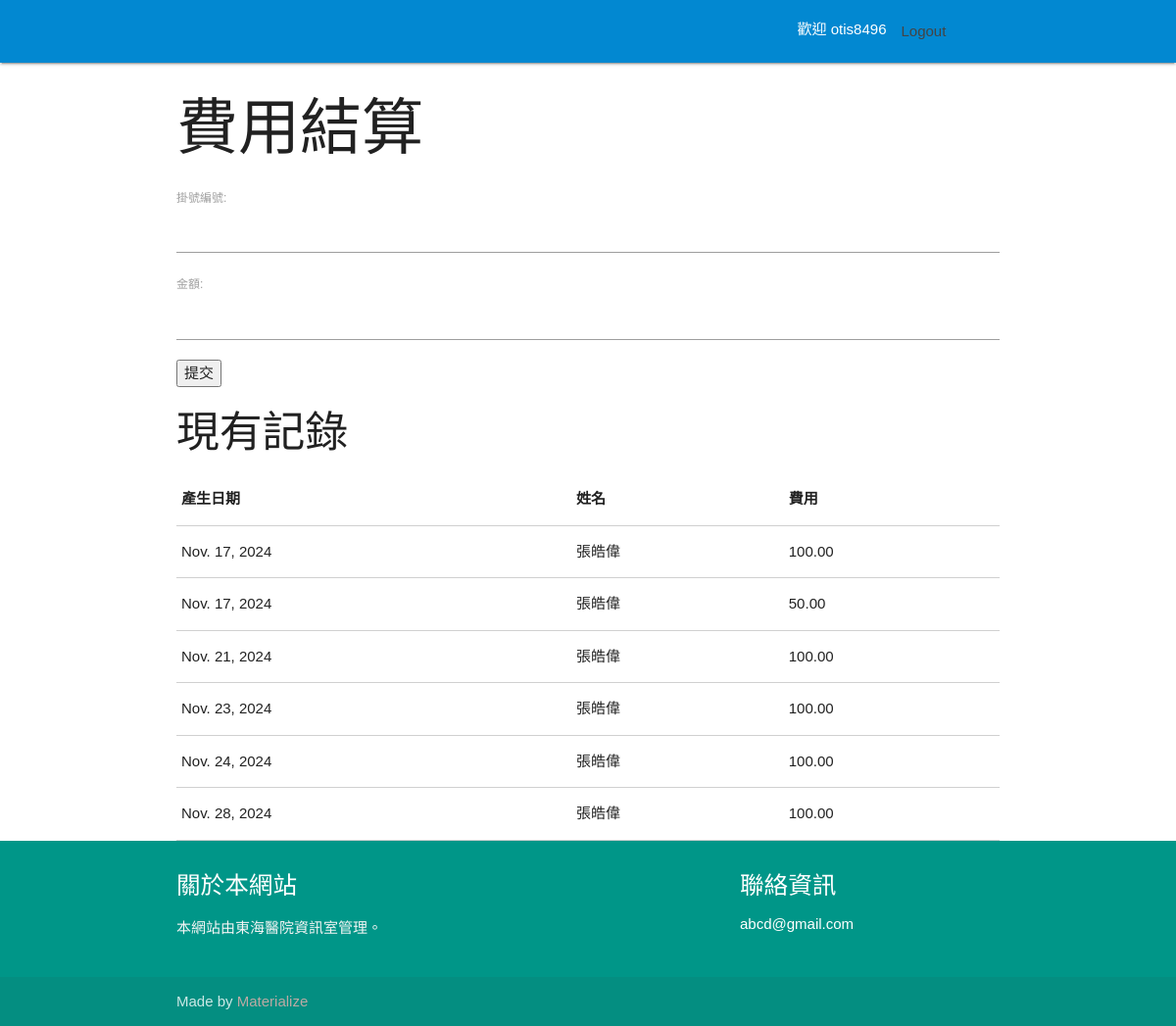
Screenshot of /billing/billing_interface/ (signed in) with the database file from the repository.
### appointments/models.py (models this page shows)
class User(AbstractUser):
    ROLE_CHOICES = [
        ('patient', 'Patient'),  # 病人的角色
        ('doctor', 'Doctor'),    # 醫生的角色
    ]
    role = models.CharField(max_length=10, choices=ROLE_CHOICES, default='patient')  # 使用者的角色，預設為 'patient'
    age = models.PositiveIntegerField(null=True, blank=True)  # 使用者的年齡，選填
    gender = models.CharField(max_length=1, choices=[('M', 'Male'), ('F', 'Female')], null=True, blank=True)  # 使用者的性別，選填，男或女

class Appointment(models.Model):
    appointment_id = models.CharField(max_length=8, unique=True, null=True, blank=True)  # 預約的唯一識別碼，最多 8 個字元，可為空
    patient = models.ForeignKey(Patient, on_delete=models.CASCADE, db_column="patient_id")  # 外鍵，指向病人，當病人被刪除時，所有與其相關的預約也會被刪除
    doctor = models.ForeignKey(Doctor, on_delete=models.CASCADE, db_column="doctor_id")  # 外鍵，指向醫生，當醫生被刪除時，所有與其相關的預約也會被刪除
    date = models.DateTimeField()  # 預約的日期和時間
    description = models.TextField()  # 預約的描述，記錄病人或醫生的相關註解

class Patient(models.Model):
    patient_id = models.CharField(max_length=8, unique=True, null=True, blank=True)  # 病人的唯一識別碼，最多 8 個字元，可為空
    name = models.CharField(max_length=100)  # 病人的姓名，最多 100 個字元
    dob = models.DateField()  # 病人的出生日期
    phone = models.CharField(max_length=15)  # 病人的電話號碼，最多 15 個字元
    gender = models.CharField(max_length=10, choices=[('M', 'Male'), ('F', 'Female')])  # 病人的性別，選擇男或女
    age = models.IntegerField(null=False, default=18)  # 病人的年齡，默認為 18

### billing/models.py (models this page shows, shortened)
class BillingRecord(models.Model):
    appointment = models.OneToOneField(Appointment, on_delete=models.CASCADE)
    amount = models.DecimalField(max_digits=10, decimal_places=2)
    date_created = models.DateField(auto_now_add=True)

### billing/views.py (the view)
# urls.py: path('billing_interface/', views.billing_interface, name='billing_interface'),
def billing_interface(request):
    if request.method == 'POST':
        appointment_id = request.POST['appointment_id']
        amount = request.POST['amount']
        appointment = Appointment.objects.get(appointment_id=appointment_id)
        BillingRecord.objects.create(appointment=appointment, amount=amount)
        return redirect('billing_interface')
    records = BillingRecord.objects.all()
    return render(request, 'billing/billing_interface.html', {'records': records})

### billing/templates/billing/billing_interface.html (shortened to what this page needs)
{% extends 'base.html' %}
{% block content %}
<h1>費用結算</h1>
<form method="post">
    <label for="appointment_id">掛號編號:</label>
    <input type="text" id="appointment_id" name="appointment_id" required><br>
    <label for="amount">金額:</label>
    <input type="number" id="amount" name="amount" step="10" required><br>
    <button type="submit">提交</button>
</form>
<h3>現有記錄</h3>
<table class="bordered responsive-table">
    <thead>
      <tr>
          <th data-field="date_created">產生日期</th>
          <th data-field="name">姓名</th>
          <th data-field="price">費用</th>
      </tr>
    </thead>
    <tbody>
        {% for record in records %}
      <tr>
        <td>{{ record.date_created }} </td>
        <td>{{ record.appointment.patient.name }} </td>
        <td>{{ record.amount }}</td>
      </tr>
      {% endfor %}
    </tbody>
  </table>
{% endblock %}

### templates/base.html (shortened to what this page needs)
<!DOCTYPE html>
<html lang="zh-Hant-TW">
<head>
  {% load static %}
  <link href="{% static 'css/materialize.css' %}" type="text/css" rel="stylesheet" media="screen,projection"/>
  <link rel="stylesheet" href="https://cdnjs.cloudflare.com/ajax/libs/animate.css/4.0.0/animate.min.css"/>
  <link rel="stylesheet" type="text/css" href="{% static 'css/hover.css' %}"/>
  <link href="{% static 'css/style.css' %}" type="text/css" rel="stylesheet" media="screen,projection"/>
  <link rel="stylesheet" type="text/css" href="https://cdn.jsdelivr.net/npm/sweetalert2@9.17.0/dist/sweetalert2.min.css"/>
</head>
<body>
    <div>
	  <nav class="light-blue darken-2" role="navigation">
		<div class="nav-wrapper container">
                <ul class="right">
                    {% if user.is_authenticated %}
                    <li><p>歡迎 {{ user.username }}</p></li>
                    <li><a href="{% url 'logout' %}">Logout</a></li>
                    {% else %}
                    <li><a href="{% url 'login' %}">Login</a></li>
                    {% endif %}
                </ul>
		</div>
	  </nav>
    </div>
    <div id="app">
        <div class="container">
            {% block content %}{% endblock %}
        </div>
        <footer class="page-footer teal">
            <div class="container">
            <div class="row">
                <div class="col l6 s12">
                <h5 class="white-text" id="code">關於本網站</h5>
                <p class="grey-text text-lighten-4">本網站由東海醫院資訊室管理。</p>
                </div>
                <div class="col l4 offset-l2 s12">
                    <h5 class="white-text">聯絡資訊</h5>
                    <ul>
                        <li><a class="white-text" href="#!">abcd@gmail.com </a></li>
                    </ul>
                </div>
            </div>
            </div>
            <div class="footer-copyright">
            <div class="container">
            Made by <a class="brown-text text-lighten-3" href="http://materializecss.com">Materialize</a>
            </div>
            </div>
        </footer>
    </div>
</body>
</html>

### static/css/style.css (style rules this page uses)
body { font-family: 'Noto Sans TC', sans-serif !important; }
nav ul a, nav .brand-logo { color: #444; width: 7.7rem; }
p { line-height: 2rem; }
footer.page-footer { margin: 0; }

### rows the page displays
User: username "otis8496"
BillingRecord: date_created "Nov. 17, 2024", appointment.patient.name "張皓偉", amount "100.00"
BillingRecord: date_created "Nov. 17, 2024", appointment.patient.name "張皓偉", amount "50.00"
BillingRecord: date_created "Nov. 21, 2024", appointment.patient.name "張皓偉", amount "100.00"
BillingRecord: date_created "Nov. 23, 2024", appointment.patient.name "張皓偉", amount "100.00"
BillingRecord: date_created "Nov. 24, 2024", appointment.patient.name "張皓偉", amount "100.00"
BillingRecord: date_created "Nov. 28, 2024", appointment.patient.name "張皓偉", amount "100.00"
